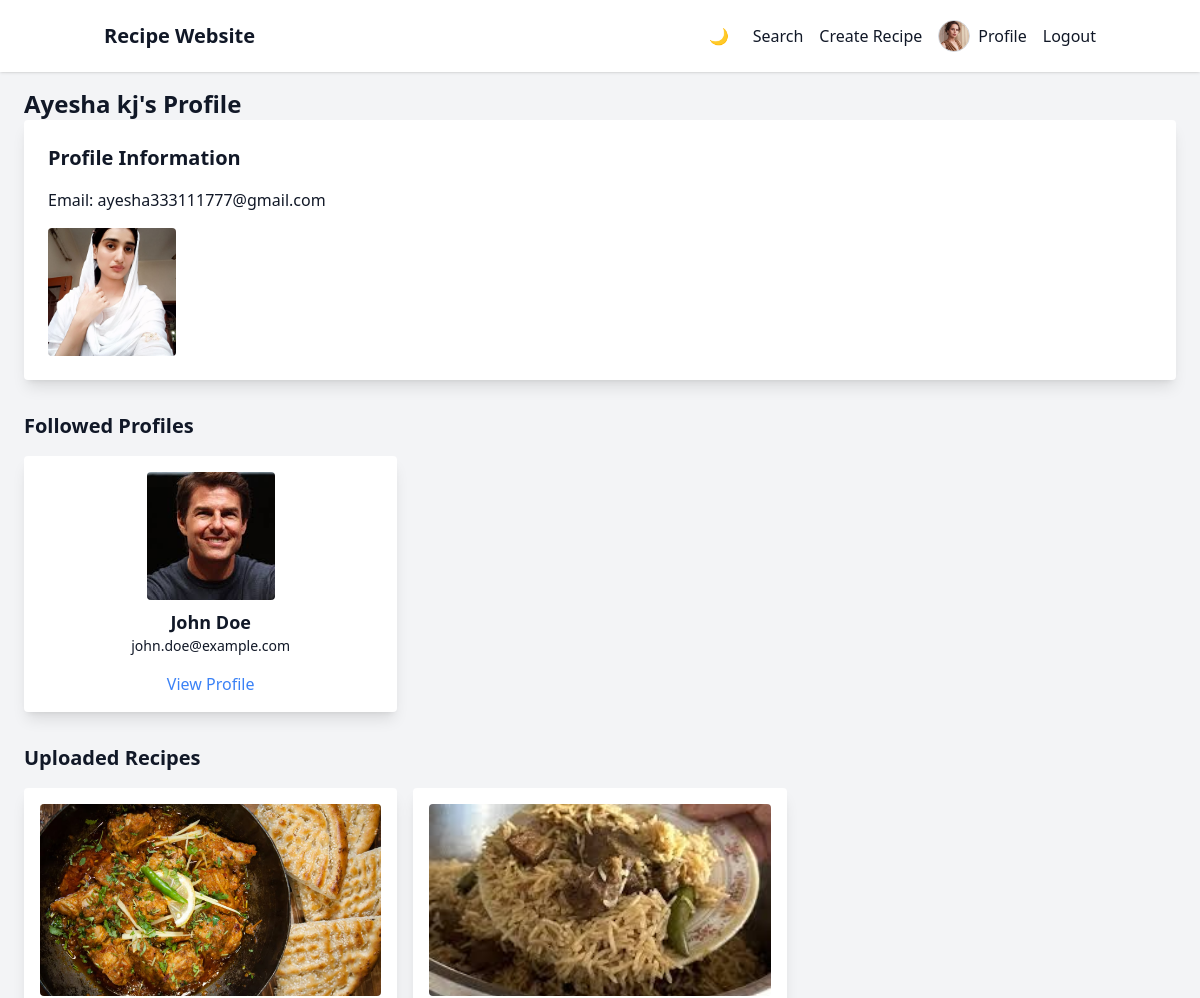
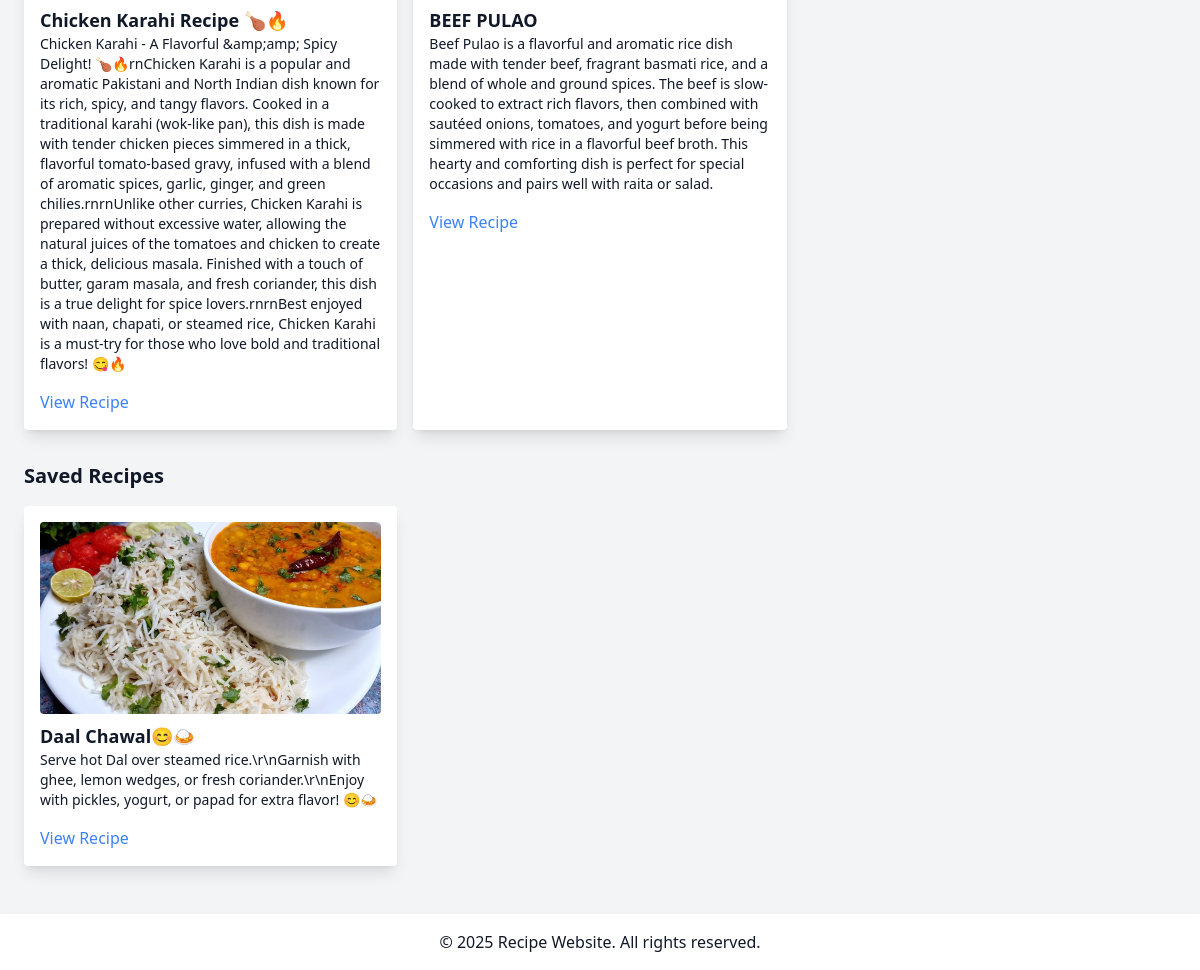
Screenshot of /recipe-website/pages/profile.php?id=1 (signed in) with the database file from the repository (2 pictures, top to bottom).
### tables this page shows
CREATE TABLE `users` (
  `user_id` int(11) NOT NULL,
  `name` varchar(255) NOT NULL,
  `email` varchar(255) NOT NULL,
  `password` varchar(255) NOT NULL,
  `profile_pic` varchar(255) DEFAULT NULL,
  `role` enum('user','admin') DEFAULT 'user',
  `created_at` datetime DEFAULT current_timestamp(),
  `updated_at` datetime DEFAULT current_timestamp() ON UPDATE current_timestamp()
);

CREATE TABLE `recipes` (
  `recipe_id` int(11) NOT NULL,
  `user_id` int(11) DEFAULT NULL,
  `title` varchar(255) NOT NULL,
  `description` varchar(1000) DEFAULT NULL,
  `ingredients` text NOT NULL,
  `steps` text NOT NULL,
  `category_id` int(11) DEFAULT NULL,
  `image` varchar(255) DEFAULT NULL,
  `video` varchar(255) DEFAULT NULL,
  `prep_time` int(11) DEFAULT NULL,
  `cook_time` int(11) DEFAULT NULL,
  `servings` int(11) DEFAULT NULL,
  `created_at` datetime DEFAULT current_timestamp()
);

### recipe-website/includes/functions.php (called while the page is built, shortened)
<?php
function sanitizeInput($data) {
    return htmlspecialchars(stripslashes(trim($data)));
}
?>

### recipe-website/pages/profile.php (the view, shortened to what this page needs)
<?php
require __DIR__ . '/../includes/config.php';
require __DIR__ . '/../includes/functions.php';
$profile_user_id = isset($_GET['id']) ? sanitizeInput($_GET['id']) : $_SESSION['user_id'];
$stmt = mysqli_prepare($conn, "SELECT * FROM users WHERE user_id = ?");
mysqli_stmt_bind_param($stmt, "i", $profile_user_id);
mysqli_stmt_execute($stmt);
$result = mysqli_stmt_get_result($stmt);
$profile_user = mysqli_fetch_assoc($result);
$recipes_query = "SELECT * FROM recipes WHERE user_id = ? ORDER BY created_at DESC";
$recipes_stmt = mysqli_prepare($conn, $recipes_query);
mysqli_stmt_bind_param($recipes_stmt, "i", $profile_user_id);
mysqli_stmt_execute($recipes_stmt);
$recipes_result = mysqli_stmt_get_result($recipes_stmt);
$saved_query = "SELECT r.* FROM saved_recipes s
                JOIN recipes r ON s.recipe_id = r.recipe_id
                WHERE s.user_id = ? ORDER BY s.saved_at DESC";
$saved_stmt = mysqli_prepare($conn, $saved_query);
mysqli_stmt_bind_param($saved_stmt, "i", $profile_user_id);
mysqli_stmt_execute($saved_stmt);
$saved_result = mysqli_stmt_get_result($saved_stmt);
$followed_query = "SELECT u.* FROM followers f
                   JOIN users u ON f.following_id = u.user_id
                   WHERE f.follower_id = ?";
$followed_stmt = mysqli_prepare($conn, $followed_query);
mysqli_stmt_bind_param($followed_stmt, "i", $profile_user_id);
mysqli_stmt_execute($followed_stmt);
$followed_result = mysqli_stmt_get_result($followed_stmt);
?>
<!DOCTYPE html>
<html lang="en">
<head>
    <script src="https://cdn.tailwindcss.com"></script>
</head>
<body class="bg-gray-100 text-gray-900 dark:bg-gray-900 dark:text-white">
    <?php include __DIR__ . '/../includes/header.php'; ?>
    <section class="p-6 mt-16">
        <h1 class="text-2xl font-bold"><?php echo htmlspecialchars($profile_user['name']); ?>'s Profile</h1>
        <div class="bg-white dark:bg-gray-800 p-6 rounded shadow-lg">
            <h2 class="text-xl font-bold">Profile Information</h2>
            <?php if ($profile_user_id == $user_id): ?>
                <form action="profile.php" method="post" enctype="multipart/form-data" class="mt-4">
                    <label for="name" class="block">Name:</label>
                    <input type="text" name="name" value="<?php echo htmlspecialchars($profile_user['name']); ?>" required class="p-2 border border-gray-300 rounded w-full">
                    <label for="email" class="block mt-4">Email:</label>
                    <input type="email" name="email" value="<?php echo htmlspecialchars($profile_user['email']); ?>" required class="p-2 border border-gray-300 rounded w-full">
                    <label for="profile_pic" class="block mt-4">Profile Picture:</label>
                    <input type="file" name="profile_pic" class="p-2 border border-gray-300 rounded w-full">
                    <?php if ($profile_user['profile_pic']): ?>
                        <img src="../uploads/<?php echo htmlspecialchars($profile_user['profile_pic']); ?>" alt="Profile Picture" class="w-32 h-32 object-cover rounded mt-4">
                    <?php endif; ?>
                    <button type="submit" class="bg-blue-500 text-white p-2 rounded mt-4">Update Profile</button>
                </form>
            <?php else: ?>
                <p class="mt-4">Email: <?php echo htmlspecialchars($profile_user['email']); ?></p>
                <?php if ($profile_user['profile_pic']): ?>
                    <img src="../uploads/<?php echo htmlspecialchars($profile_user['profile_pic']); ?>" alt="Profile Picture" class="w-32 h-32 object-cover rounded mt-4">
                <?php endif; ?>
            <?php endif; ?>
        </div>
        <div class="mt-8">
            <h2 class="text-xl font-bold">Followed Profiles</h2>
            <?php if (mysqli_num_rows($followed_result) > 0): ?>
                <div class="grid grid-cols-1 md:grid-cols-3 gap-4 mt-4">
                    <?php while ($followed_user = mysqli_fetch_assoc($followed_result)): ?>
                        <div class="bg-white dark:bg-gray-800 p-4 rounded shadow-lg">
                            <?php if ($followed_user['profile_pic']): ?>
                                <img src="../uploads/<?php echo htmlspecialchars($followed_user['profile_pic']); ?>"
                                     alt="<?php echo htmlspecialchars($followed_user['name']); ?>"
                                     class="w-32 h-32 object-cover rounded mx-auto">
                            <?php endif; ?>
                            <h3 class="text-lg font-bold mt-2 text-center"><?php echo htmlspecialchars($followed_user['name']); ?></h3>
                            <p class="text-sm text-center"><?php echo htmlspecialchars($followed_user['email']); ?></p>
                            <a href="profile.php?id=<?php echo $followed_user['user_id']; ?>" class="text-blue-500 mt-4 block text-center">View Profile</a>
                        </div>
                    <?php endwhile; ?>
                </div>
            <?php else: ?>
                <p class="text-gray-500 mt-4">This user is not following anyone yet.</p>
            <?php endif; ?>
        </div>
        <div class="mt-8">
            <h2 class="text-xl font-bold">Uploaded Recipes</h2>
            <?php if (mysqli_num_rows($recipes_result) > 0): ?>
                <div class="grid grid-cols-1 md:grid-cols-3 gap-4 mt-4">
                    <?php while ($recipe = mysqli_fetch_assoc($recipes_result)): ?>
                        <div class="bg-white dark:bg-gray-800 p-4 rounded shadow-lg">
                            <img src="../uploads/<?php echo htmlspecialchars($recipe['image']); ?>"
                                 alt="<?php echo htmlspecialchars($recipe['title']); ?>"
                                 class="w-full h-48 object-cover rounded">
                            <h3 class="text-lg font-bold mt-2"><?php echo htmlspecialchars($recipe['title']); ?></h3>
                            <p class="text-sm"><?php echo htmlspecialchars($recipe['description']); ?></p>
                            <a href="recipe.php?id=<?php echo $recipe['recipe_id']; ?>" class="text-blue-500 mt-4 inline-block">View Recipe</a>
                        </div>
                    <?php endwhile; ?>
                </div>
            <?php else: ?>
                <p class="text-gray-500 mt-4">This user hasn't uploaded any recipes yet.</p>
            <?php endif; ?>
        </div>
        <div class="mt-8">
            <h2 class="text-xl font-bold">Saved Recipes</h2>
            <?php if (mysqli_num_rows($saved_result) > 0): ?>
                <div class="grid grid-cols-1 md:grid-cols-3 gap-4 mt-4">
                    <?php while ($recipe = mysqli_fetch_assoc($saved_result)): ?>
                        <div class="bg-white dark:bg-gray-800 p-4 rounded shadow-lg">
                            <img src="../uploads/<?php echo htmlspecialchars($recipe['image']); ?>"
                                 alt="<?php echo htmlspecialchars($recipe['title']); ?>"
                                 class="w-full h-48 object-cover rounded">
                            <h3 class="text-lg font-bold mt-2"><?php echo htmlspecialchars($recipe['title']); ?></h3>
                            <p class="text-sm"><?php echo htmlspecialchars($recipe['description']); ?></p>
                            <a href="recipe.php?id=<?php echo $recipe['recipe_id']; ?>" class="text-blue-500 mt-4 inline-block">View Recipe</a>
                        </div>
                    <?php endwhile; ?>
                </div>
            <?php else: ?>
                <p class="text-gray-500 mt-4">This user hasn't saved any recipes yet.</p>
            <?php endif; ?>
        </div>
    </section>
    <?php include __DIR__ . '/../includes/footer.php'; ?>
</body>
</html>

### rows the page displays
users: name "Ayesha kj", email "ayesha333111777@gmail.com", profile_pic (picture)
users: profile_pic (picture), name "John Doe", email "john.doe@example.com"
recipes: image (picture), title "Chicken Karahi Recipe 🍗🔥", description "Chicken Karahi - A Flavorful &amp;amp; Spicy Delight! 🍗🔥rnChicken Karahi is a popular and aromatic Pakistani and North Indian dish known for its rich, spicy, and tangy flavors. Cooked in a traditional karahi (wok-like pan), this dish is made with tender chicken pieces simmered in a thick, flavorful tomato-based gravy, infused with a blend of aromatic spices, garlic, ginger, and green chilies.rnrnUnlike other curries, Chicken Karahi is prepared without excessive water, allowing the natural juices of the tomatoes and chicken to create a thick, delicious masala. Finished with a touch of butter, garam masala, and fresh coriander, this dish is a true delight for spice lovers.rnrnBest enjoyed…"
recipes: image (picture), title "BEEF PULAO", description "Beef Pulao is a flavorful and aromatic rice dish made with tender beef, fragrant basmati rice, and a blend of whole and ground spices. The beef is slow-cooked to extract rich flavors, then combined with sautéed onions, tomatoes, and yogurt before being simmered with rice in a flavorful beef broth. This hearty and comforting dish is perfect for special occasions and pairs well with raita or salad."
recipes: image (picture), title "Daal Chawal😊🍛", description "Serve hot Dal over steamed rice.\\r\\nGarnish with ghee, lemon wedges, or fresh coriander.\\r\\nEnjoy with pickles, yogurt, or papad for extra flavor! 😊🍛"

### other values shown
SITE_NAME "Recipe Website"
